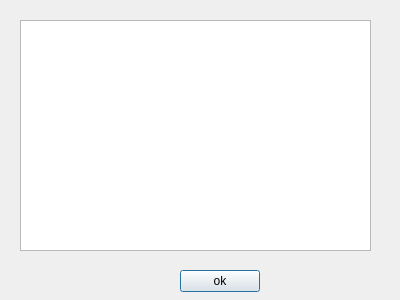
<?xml version="1.0" encoding="UTF-8"?>
<ui version="4.0">
 <class>Statistic</class>
 <widget class="QDialog" name="Statistic">
  <property name="geometry">
   <rect>
    <x>0</x>
    <y>0</y>
    <width>400</width>
    <height>300</height>
   </rect>
  </property>
  <property name="windowTitle">
   <string>Dialog</string>
  </property>
  <widget class="QTextEdit" name="console">
   <property name="geometry">
    <rect>
     <x>20</x>
     <y>20</y>
     <width>351</width>
     <height>231</height>
    </rect>
   </property>
   <property name="readOnly">
    <bool>true</bool>
   </property>
  </widget>
  <widget class="QPushButton" name="ok">
   <property name="geometry">
    <rect>
     <x>180</x>
     <y>270</y>
     <width>80</width>
     <height>22</height>
    </rect>
   </property>
   <property name="text">
    <string>ok</string>
   </property>
  </widget>
 </widget>
 <resources/>
 <connections/>
</ui>
